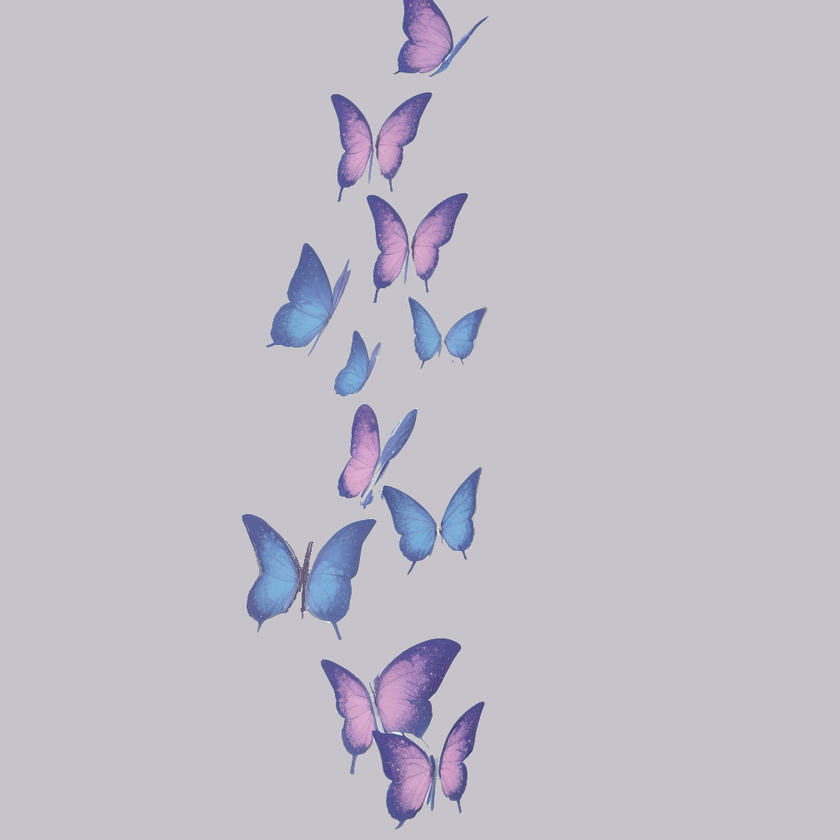
#> input picture butterflychallenge_testimg.png, 840 x 840 px, shrunk from 1008 x 1008 before the run
$ python stage_rad_edge_blend_2canvas.py --input butterflychallenge_testimg.png --output out.png
#> lines starting #> are read from the running program, lines starting #| are printed output that depends on the picture; after the words box and inside, x2 and y2 are one past the last pixel; in counts of white or black regions, pixels touching at a corner belong together
#!/usr/bin/python3
from PIL import Image, ImageDraw

# Retry with the missing import added
def apply_rounded_corners_with_blending(input_image_path, corner_radius_ratio=0.15):
    """
    Apply rounded corners and strong blending at the edges to smoothly transition
    the image into the underlying canvas.

    :param image: PIL Image to process.
    :param corner_radius_ratio: Ratio of the image size used to determine the corner rounding.
    :return: Processed PIL Image with rounded corners and blended edges.
    """
#> called with input_image_path = 'butterflychallenge_testimg.png', corner_radius_ratio = 0.15
    image = Image.open(input_image_path)
#> image is the input picture: PIL image 840x840 RGBA; mean R, G, B, A 192.8, 190.8, 200, 255
    image = image.convert("RGBA")  # Preserve full color with alpha channel
    width, height = image.size
#> width = 840; height = 840

    # Create a mask for rounded corners and edge blending
    mask = Image.new("L", (width, height), 255)
#> mask: PIL image 840x840 L; every value is 255
    corner_radius = int(min(width, height) * corner_radius_ratio)
#> corner_radius = 126

    # Generate rounded corner effect using an ellipse mask
    corner = Image.new("L", (corner_radius * 2, corner_radius * 2), 0)
#> corner: PIL image 252x252 L; every value is 0
    draw = ImageDraw.Draw(corner)
    draw.ellipse((0, 0, corner_radius * 2, corner_radius * 2), fill=255)

    # Apply corners to mask
    mask.paste(corner.crop((0, 0, corner_radius, corner_radius)), (0, 0))
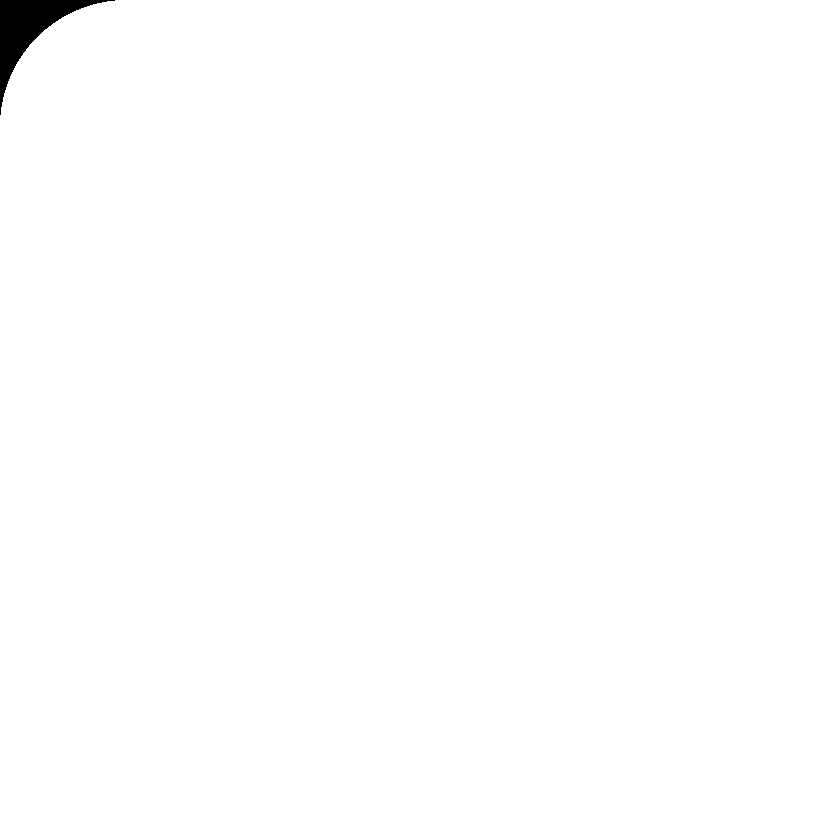
#> mask: PIL image 840x840 L; 99.5% white; 1 black region, box (x1, y1, x2, y2) and area: (0, 0, 115, 115) 3447
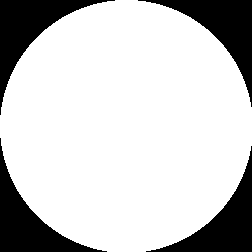
#> corner: PIL image 252x252 L; 79% white; 4 black regions, box (x1, y1, x2, y2) and area: (0, 0, 115, 115) 3447, (138, 0, 252, 107) 3332, (0, 138, 107, 252) 3332, (146, 146, 252, 252) 3218
    mask.paste(corner.crop((corner_radius, 0, corner_radius * 2, corner_radius)), (width - corner_radius, 0))
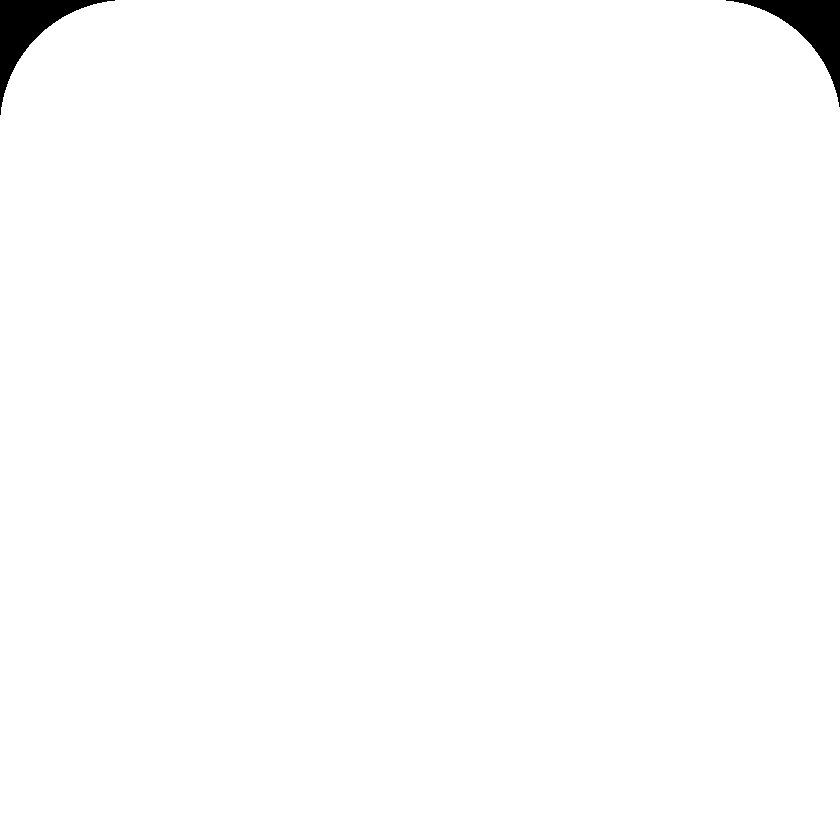
#> mask: PIL image 840x840 L; 99% white; 2 black regions, box (x1, y1, x2, y2) and area: (0, 0, 115, 115) 3447, (726, 0, 840, 107) 3332
    mask.paste(corner.crop((0, corner_radius, corner_radius, corner_radius * 2)), (0, height - corner_radius))
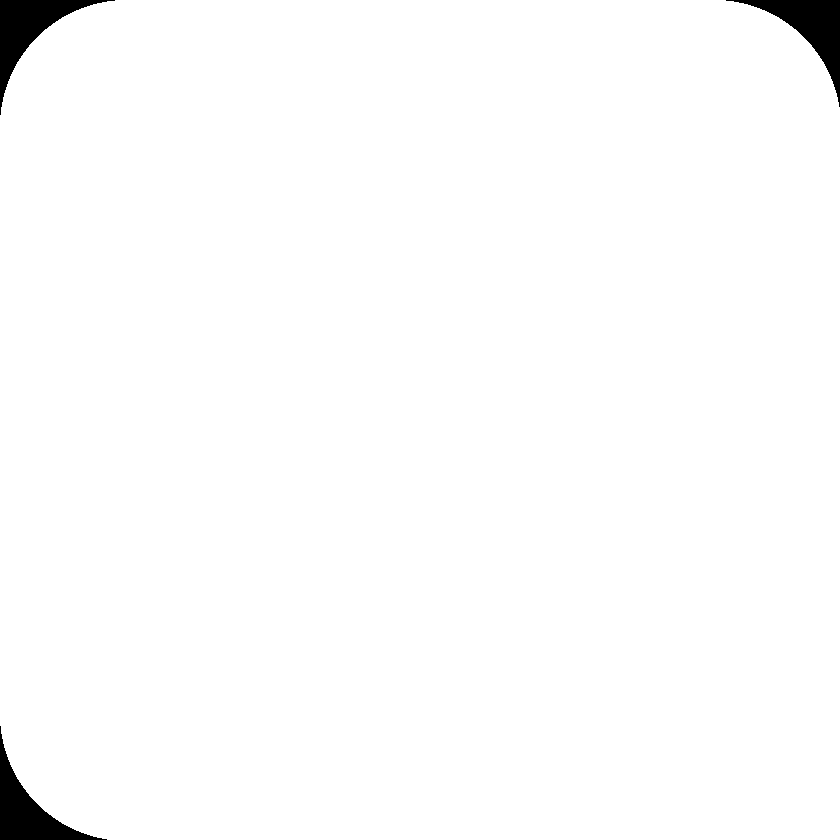
#> mask: PIL image 840x840 L; 98.6% white; 3 black regions, box (x1, y1, x2, y2) and area: (0, 0, 115, 115) 3447, (726, 0, 840, 107) 3332, (0, 726, 107, 840) 3332
    mask.paste(corner.crop((corner_radius, corner_radius, corner_radius * 2, corner_radius * 2)), (width - corner_radius, height - corner_radius))
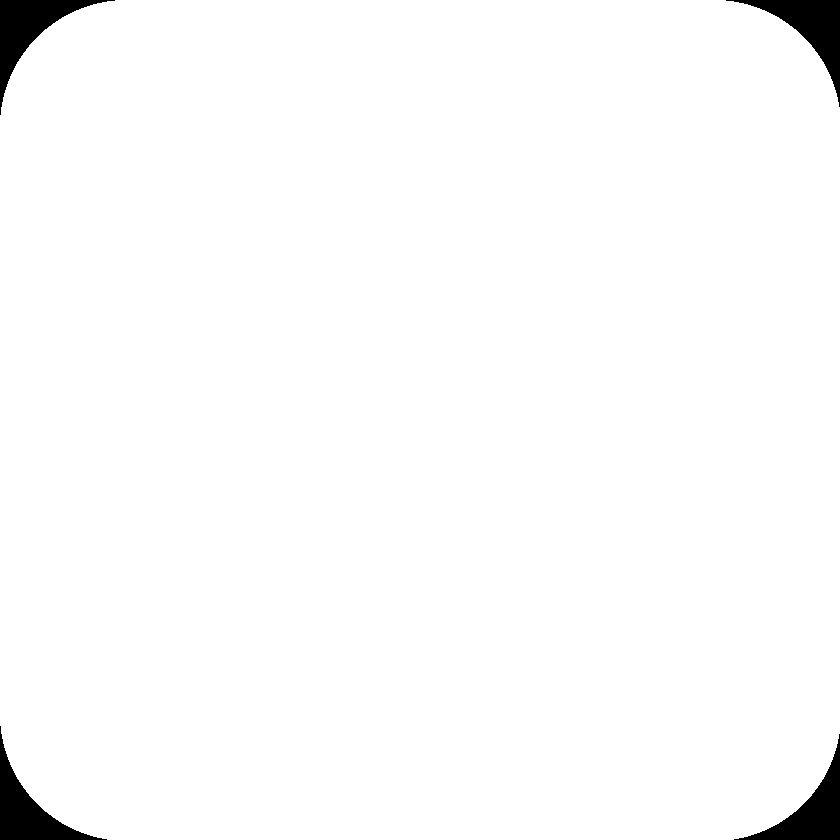
#> mask: PIL image 840x840 L; 98.1% white; 4 black regions, box (x1, y1, x2, y2) and area: (0, 0, 115, 115) 3447, (726, 0, 840, 107) 3332, (0, 726, 107, 840) 3332, (734, 734, 840, 840) 3218

    # Apply strong blending on edges
    for y in range(height):
        for x in range(width):
            dist_x = min(x, width - x)
            dist_y = min(y, height - y)
            edge_blend = min(dist_x, dist_y) / (width * 0.05)  # Blend within 5% of image width
            edge_blend = min(max(edge_blend, 0), 1)
            mask.putpixel((x, y), int(mask.getpixel((x, y)) * edge_blend))
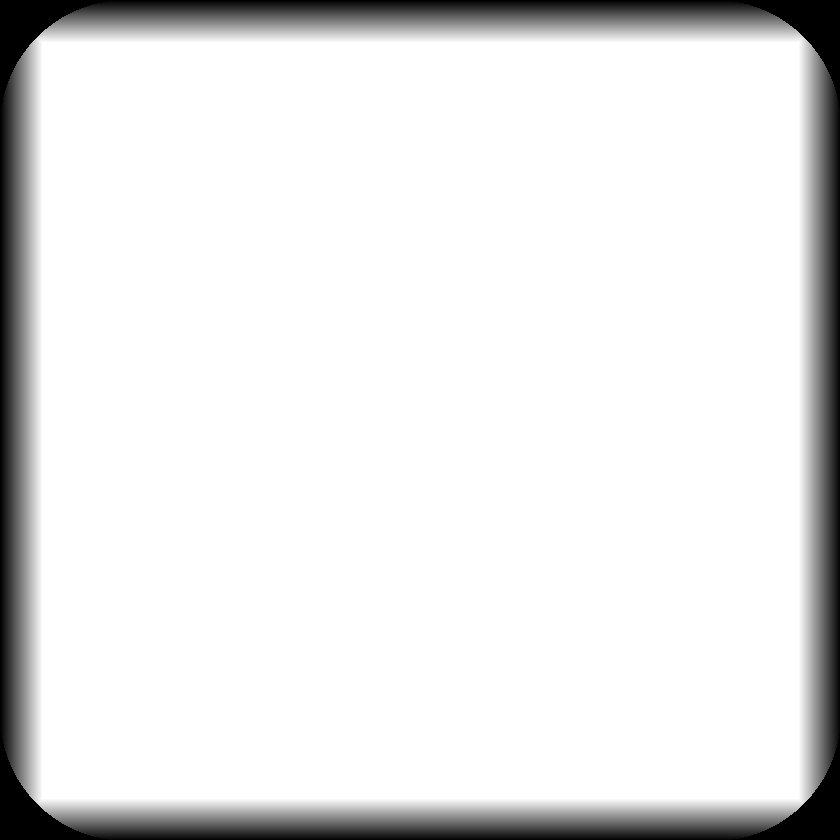
#> mask: PIL image 840x840 L; min 0, max 255, mean 229

    # Apply the rounded corners and edge blending mask
    blended_image = Image.new("RGBA", (width, height))
#> blended_image: PIL image 840x840 RGBA; every value is 0
    blended_image.paste(image, (0, 0), mask)
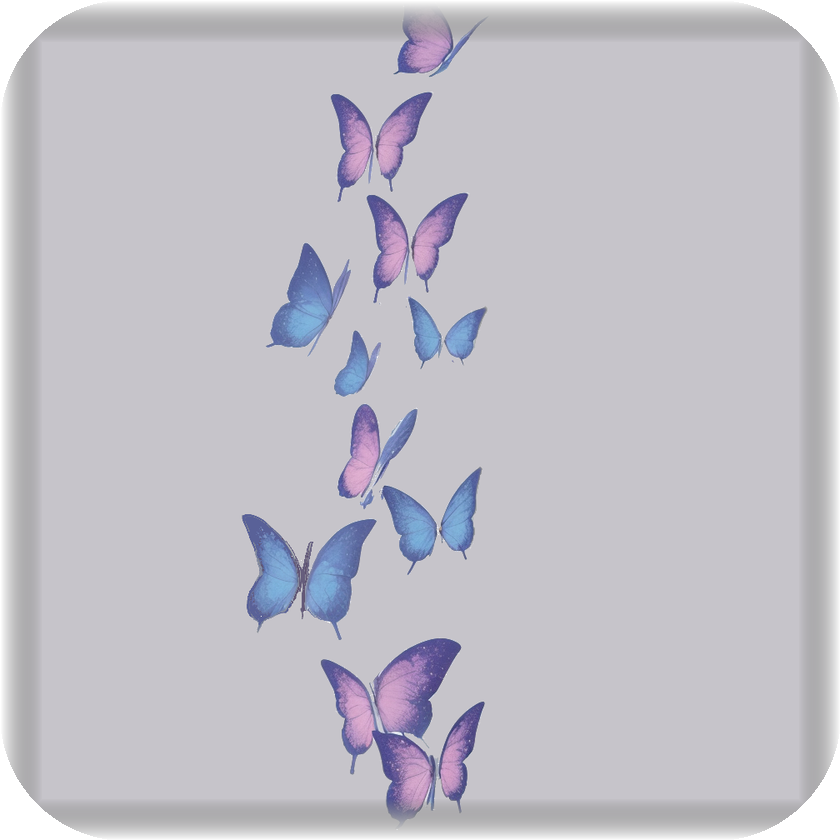
#> blended_image: PIL image 840x840 RGBA; mean R, G, B, A 172.7, 170.9, 179.4, 228.9; transparent parts drawn white

    return blended_image

# Load image from file (Replace 'input.png' with your actual image path)
#input_image_path = "outs/00231-2045048988.png_scaled.png"  # Change this to your image file
#output_image_path = "outs/00231-2045048988.png_scaled_rad.png"

#image = Image.open(input_image_path)

# Apply rounded corners and blending effect
#rounded_blended_result = apply_rounded_corners_with_blending(image)

# Save result for download
#rounded_blended_result.save(output_image_path)

# Provide download link
#rounded_blended_result
def do_warning(msg):
    if OUTPUT_LEVEL not in ("PROMPT", "INFO", "WARNING"):
        return
    print(msg)
def do_yes_no_prompt():
    #Do yes/no prompt
    if OUTPUT_LEVEL != "PROMPT":
        return
    if input("Do you want to continue? (yes/no): ").strip().lower() not in ('yes', 'y'):
        print("Operation cancelled by user.")
        sys.exit(0)
def do_error(msg):
    if OUTPUT_LEVEL not in ("PROMPT", "INFO", "WARNING","ERR"):
        return
    print(msg)
def do_info(msg):
    if OUTPUT_LEVEL not in ("PROMPT", "INFO"):
        return
    print(msg)

def validate_args(args):
    #inspect and decorate the arguments according to logic requiring checks
    if args.input is None:
        do_warn("All images in current directory will be blended to canvas with 10% margin and saved as with new file names\n \
        No path specified please take caution")
        do_yes_no_prompt()

if __name__ == "__main__":
    import argparse

    parser = argparse.ArgumentParser(description="Corner Radius and Edge Blending")
    parser.add_argument("--input", required=True, help="Path to input image")
    parser.add_argument("--output", required=True, help="Path to save blended edge image")
    parser.add_argument("--depth", type=int, default=4, help="Depth of edge blend in increments of 10ths of image size choose 1-10")
    args = parser.parse_args()
    validate_args(args)
    #apply_rounded_corners_with_blending(image)
    # Apply rounded corners and blending effect
    rounded_blended_result = apply_rounded_corners_with_blending(args.input)
    # Save result for download
    rounded_blended_result.save(args.output)
    #upscale_image(args.input, args.output, scale=args.scale)
    #corners_and_edge_blend_helper(args.input)
